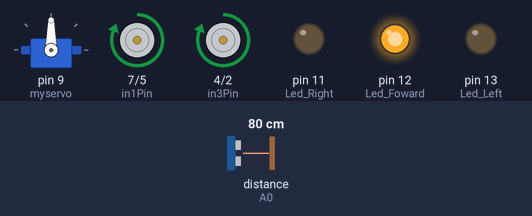
Simulated run of this sketch. Board: Arduino Uno, built with avr-gcc and run on an emulated ATmega328P. On the bench: servo, motor-driver pin pairs drawn as motors (green arrow = first pin HIGH = forward, orange = second pin HIGH = backward, longer = more drive, scaled by the enable pin), output pins drawn as LEDs (lit = HIGH). Inputs (shaded band) come from the test bench; at power-on: distance to the obstacle (sensor on A0) 80 cm. The echo pulse lasts 58.3 µs per cm.

Above: at 4.2 s.
4.3 s: distance to the obstacle (sensor on A0) set to 63 cm
5.8 s: distance to the obstacle (sensor on A0) set to 57 cm
At 6.3 s:
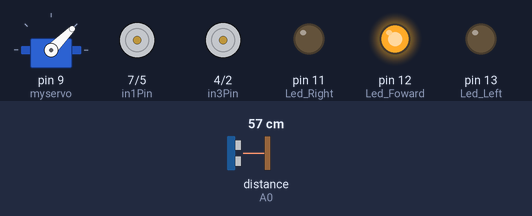
8.8 s: distance to the obstacle (sensor on A0) set to 60 cm
At 10.1 s:
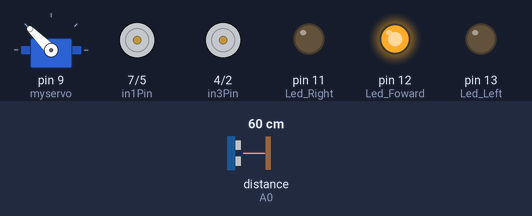
11.8 s: distance to the obstacle (sensor on A0) set to 2 cm
At 12.9 s:
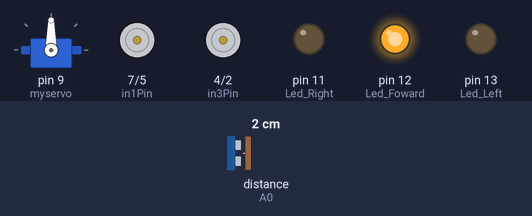
Timing chart, 0 to 15.8 s (numbered marks = the images above; inputs shaded):
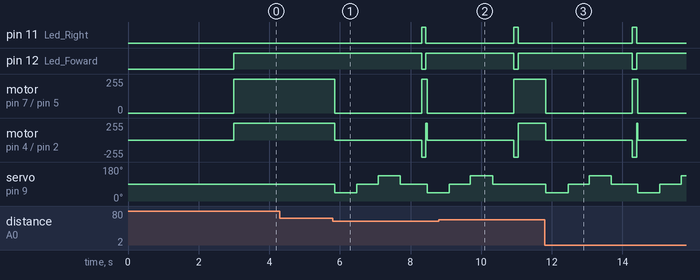

The sketch:

ObstacleAvoidingRobot.ino
```cpp
#include <Servo.h>
#include "SR04.h"
#define TRIG_PIN A0
#define ECHO_PIN A1

const int enAPin = 6;  // Left motor PWM speed control
const int in1Pin = 7;  // Left motor Direction 1
const int in2Pin = 5;  // Left motor Direction 2
const int in3Pin = 4;  // Right motor Direction 1
const int in4Pin = 2;  // Right motor Direction 2
const int enBPin = 3;  // Right motor PWM speed control

const int MinDistance = 60;

const int Led_Foward = 12;
const int Led_Left = 13;
const int Led_Right = 11;

const int Moter_Left = 1;
const int Moter_Right = 2;

const int Turn_Angle = 125;

long distanceRight = 0;
long distanceLeft = 0;

SR04 sr04 = SR04(ECHO_PIN, TRIG_PIN);
Servo myservo;

void setup() {
  pinMode(Led_Foward, OUTPUT);
  pinMode(Led_Right, OUTPUT);
  pinMode(Led_Left, OUTPUT);
  pinMode(enAPin, OUTPUT);
  pinMode(in1Pin, OUTPUT);
  pinMode(in2Pin, OUTPUT);
  pinMode(in3Pin, OUTPUT);
  pinMode(in4Pin, OUTPUT);
  pinMode(enBPin, OUTPUT);
  myservo.attach(9);

  delay(3000);
  Forwards();
}

void loop() {
  if (sr04.Distance() < MinDistance) {
    Stop();

    distanceRight = Scan(-45);
    if (distanceRight > MinDistance) {
      TurnRight();
    } else {
      distanceLeft = Scan(45);
      if (distanceLeft > MinDistance) {
        TurnLeft();
      } else {
        if (distanceLeft > distanceRight) {
          TurnLeft();
        } else {
          TurnRight();
        }
      }
    }

    Forwards();
  }
}

void Forwards() {
  digitalWrite(Led_Foward, 1);
  digitalWrite(Led_Left, 0);
  digitalWrite(Led_Right, 0);
  Go(Moter_Right, 255);
  Go(Moter_Left, 255);
}

void TurnLeft() {
  digitalWrite(Led_Foward, 0);
  digitalWrite(Led_Left, 1);
  digitalWrite(Led_Right, 0);
  Go(Moter_Right, 255);
  Go(Moter_Left, -255);
  delay(Turn_Angle);
}

void TurnRight() {
  digitalWrite(Led_Foward, 0);
  digitalWrite(Led_Left, 0);
  digitalWrite(Led_Right, 1);
  Go(Moter_Right, -255);
  Go(Moter_Left, 255);
  delay(Turn_Angle);
}

void Stop() {
  Go(Moter_Right, 0);
  Go(Moter_Left, 0);
}

int Scan(int turnAngle) {
  // Turn sensor to Angle and wait to take reading.
  myservo.write(turnAngle + 90);
  delay(600);
  long usDistance = sr04.Distance();

  // Turn sensor back to straight
  myservo.write(90);
  delay(600);
  return usDistance;
}

// Helper Functions

// Set motor speed: 255 full ahead, -255 full reverse, 0 stop
void Go(int MoterState, int speed) {
  // Left motor control
  if (MoterState == 1) {
    digitalWrite(in1Pin, speed > 0 ? HIGH : LOW);
    digitalWrite(in2Pin, speed <= 0 ? HIGH : LOW);
    analogWrite(enAPin, speed < 0 ? -speed : speed);
  }
  // Right motor control
  else if (MoterState == 2) {
    digitalWrite(in3Pin, speed > 0 ? HIGH : LOW);
    digitalWrite(in4Pin, speed <= 0 ? HIGH : LOW);
    analogWrite(enBPin, speed < 0 ? -speed : speed);
  }
}
```

Measured:
- the behaviour switches between 60 and 59 cm on distance to the obstacle (sensor on A0) (found by bisection; images 0 and 1)
- after the input at 4.3 s, every drawn part: stays the same
- after the input at 5.8 s, pin 11 (Led_Right): LOW → HIGH after 2.5 s, → LOW 0.13 s later; pin 12 (Led_Foward): HIGH → LOW after 2.5 s, → HIGH 0.13 s later
- after the input at 8.8 s, motor on pin 7 (in1Pin) / pin 5 (in2Pin): goes on until 10.9 s, then stays forward 255/255; motor on pin 4 (in3Pin) / pin 2 (in4Pin): goes on until 11.1 s, then stays forward 255/255; servo on pin 9 (myservo): goes on until 10.3 s, then stays 90°
- after the input at 11.8 s, pin 11 (Led_Right): LOW → HIGH after 2.5 s, → LOW 0.13 s later; pin 12 (Led_Foward): HIGH → LOW after 2.5 s, → HIGH 0.13 s later
